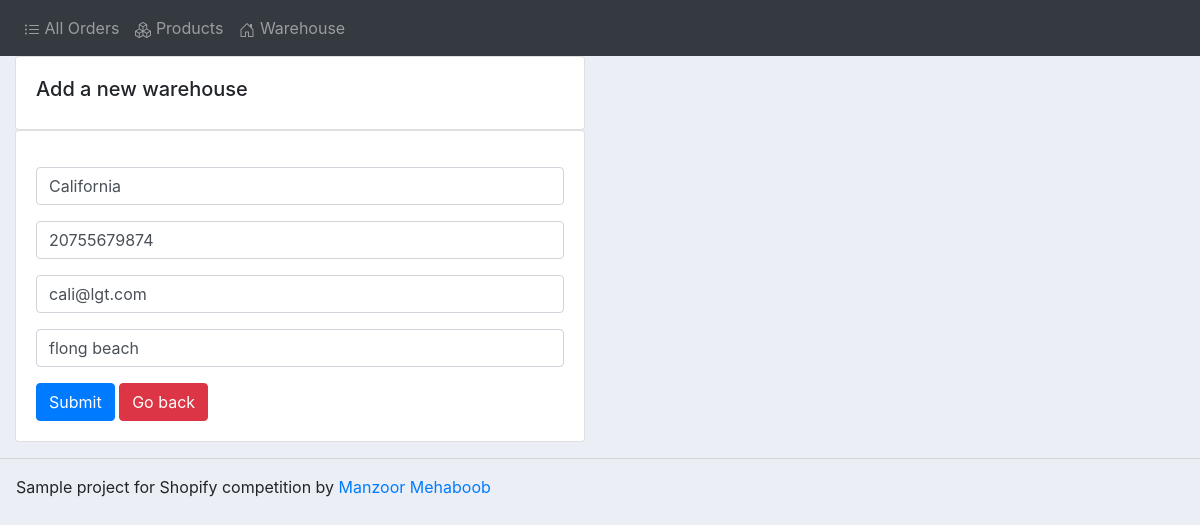
Page /update_warehouse/2/ on the earlier database version.
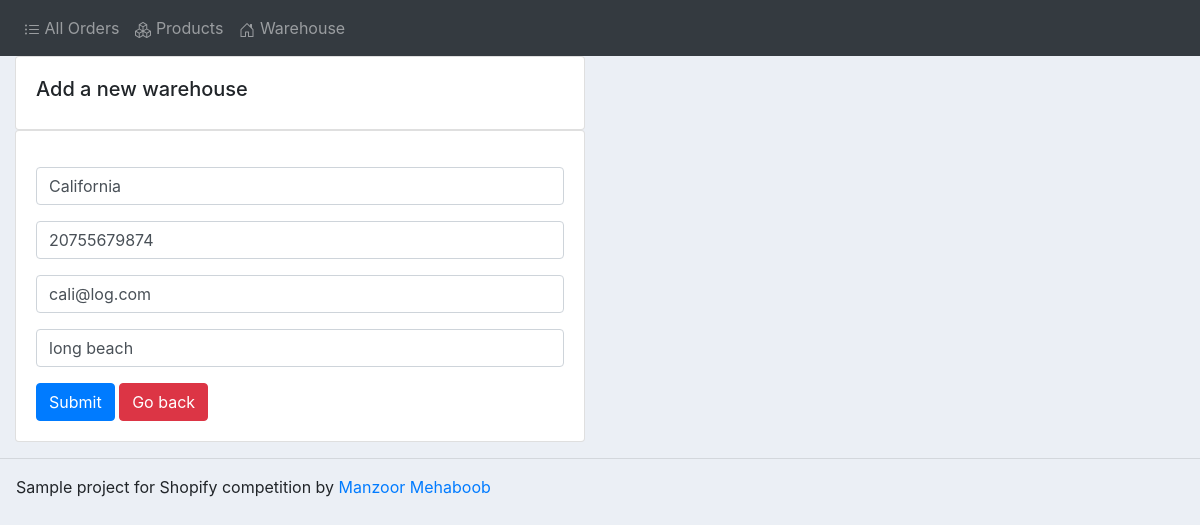
Same page on the later database version.
### accounts/models.py (models this page shows, shortened)
class Warehouse(models.Model):
	id = models.AutoField(primary_key=True)
	name = models.CharField(max_length=200, null=True)
	phone = models.CharField(max_length=200, null=True)
	email = models.CharField(max_length=200, null=True)
	place = models.CharField(max_length=200, null=True)
	date_created = models.DateTimeField(auto_now_add=True, null=True)

### accounts/views.py (the view)
# urls.py: path('update_warehouse/<str:pk>/', views.updateWarehouse, name="update_warehouse"),
def updateWarehouse(request, pk):
	warehouse = Warehouse.objects.get(id=pk)
	form = WarehouseForm(instance=warehouse)
	if request.method == 'POST':
		form = WarehouseForm(request.POST, instance=warehouse)
		if form.is_valid():
			form.save()
			return redirect('warehouse_list')
	context = {'form':form}
	return render(request, 'accounts/add_warehouse.html', context)

### accounts/forms.py
class WarehouseForm(ModelForm):
	name = forms.CharField(widget=forms.TextInput(attrs={"class": "form-control", "placeholder": "Warehouse Name", "maxlength": "256", "name": "name", "id":"name"}))
	email = forms.CharField(widget=forms.TextInput(attrs={"class": "form-control", "placeholder": "Warehouse Email", "maxlength": "256", "name": "email", "id":"email"}))
	phone = forms.CharField(widget=forms.TextInput(attrs={"class": "form-control", "placeholder": "Warehouse Phone", "maxlength": "256", "name": "phone", "id":"phone"}))
	place = forms.CharField(widget=forms.TextInput(attrs={"class": "form-control", "placeholder": "Warehouse City", "maxlength": "256", "name": "place", "id":"place"}))
	class Meta:
		model = Warehouse
		fields = ['name', 'phone', 'email', 'place']

### accounts/templates/accounts/add_warehouse.html (shortened to what this page needs)
{% extends 'accounts/main.html' %}
{% load static %}
{% block content %}
<div class="row">
	<div class="col-md-6">
		<div class="card card-body">
			<h5>Add a new warehouse</h5>
		</div>
		<div class="card card-body">
			<form action="" method="POST">
				<div class="my-3">{{form.name}}</div>
				<div class="my-3">{{form.phone}}</div>
				<div class="my-3">{{form.email}}</div>
				<div class="my-3">{{form.place}}</div>
				<input class="btn btn-primary" type="submit" name="Submit">
				<a class="btn btn-primary btn-danger" href="{% url 'warehouse_list' %}"> Go back</a>
			</form>
		</div>
	</div>
</div>
{% endblock %}

Differences in the rows shown:
changed Warehouse "California": email "cali@lgt.com" → "cali@log.com"; place "flong beach" → "long beach"
